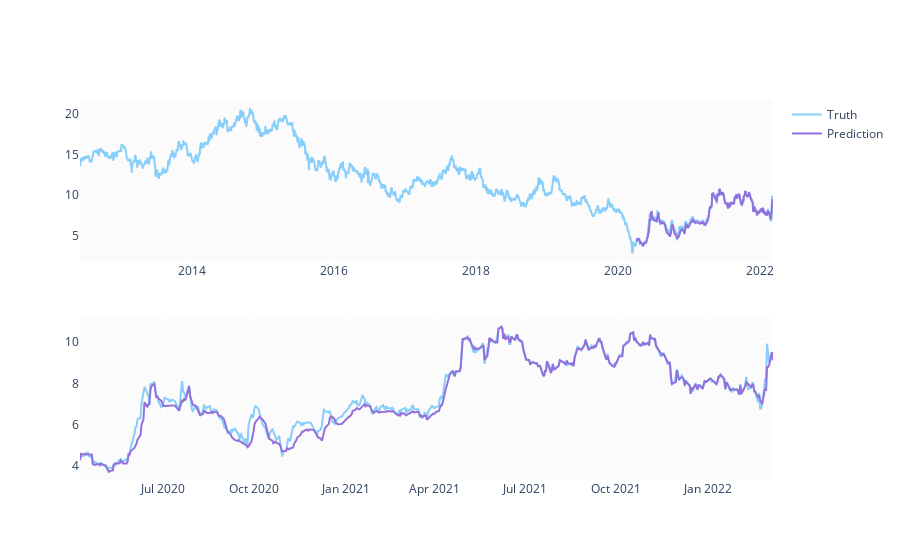

Write notebook code for a chart like this one.
### Code cell
predicted_prices = df.loc[test_split_idx+1:].copy()
predicted_prices['Otwarcie'] = y_pred

fig = make_subplots(rows=2, cols=1)
fig.add_trace(go.Scatter(x=df.Data, y=df.Otwarcie,
                        name='Truth',
                        marker_color='LightSkyBlue'), row=1, col=1)

fig.add_trace(go.Scatter(x=predicted_prices.Data,
                        y=predicted_prices.Otwarcie,
                        name='Prediction',
                        marker_color='MediumPurple'), row=1, col=1)

fig.add_trace(go.Scatter(x=predicted_prices.Data,
                        y=y_test,
                        name='Truth',
                        marker_color='LightSkyBlue',
                        showlegend=False), row=2, col=1)

fig.add_trace(go.Scatter(x=predicted_prices.Data,
                        y=y_pred,
                        name='Prediction',
                        marker_color='MediumPurple',
                        showlegend=False), row=2, col=1)

fig.show()

### Figure 1 — Plotly figure (JSON) as saved in the notebook; plotly's stock layout.template omitted (floating-point values rounded to 4 significant figures; data arrays with more than 128 entries replaced by an {"elided": "..."} marker saying what was removed)
{"data": [{"marker": {"color": "LightSkyBlue"}, "name": "Truth", "type": "scatter", "x": {"elided": "2445 str values"}, "xaxis": "x", "y": {"elided": "2445 float values"}, "yaxis": "y"}, {"marker": {"color": "MediumPurple"}, "name": "Prediction", "type": "scatter", "x": {"elided": "488 str values"}, "xaxis": "x", "y": {"elided": "488 float values"}, "yaxis": "y"}, {"marker": {"color": "LightSkyBlue"}, "name": "Truth", "showlegend": false, "type": "scatter", "x": {"elided": "488 str values"}, "xaxis": "x2", "y": {"elided": "488 float values"}, "yaxis": "y2"}, {"marker": {"color": "MediumPurple"}, "name": "Prediction", "showlegend": false, "type": "scatter", "x": {"elided": "488 str values"}, "xaxis": "x2", "y": {"elided": "488 float values"}, "yaxis": "y2"}], "layout": {"xaxis": {"anchor": "y", "domain": [0, 1]}, "xaxis2": {"anchor": "y2", "domain": [0, 1]}, "yaxis": {"anchor": "x", "domain": [0.575, 1]}, "yaxis2": {"anchor": "x2", "domain": [0, 0.425]}}}
